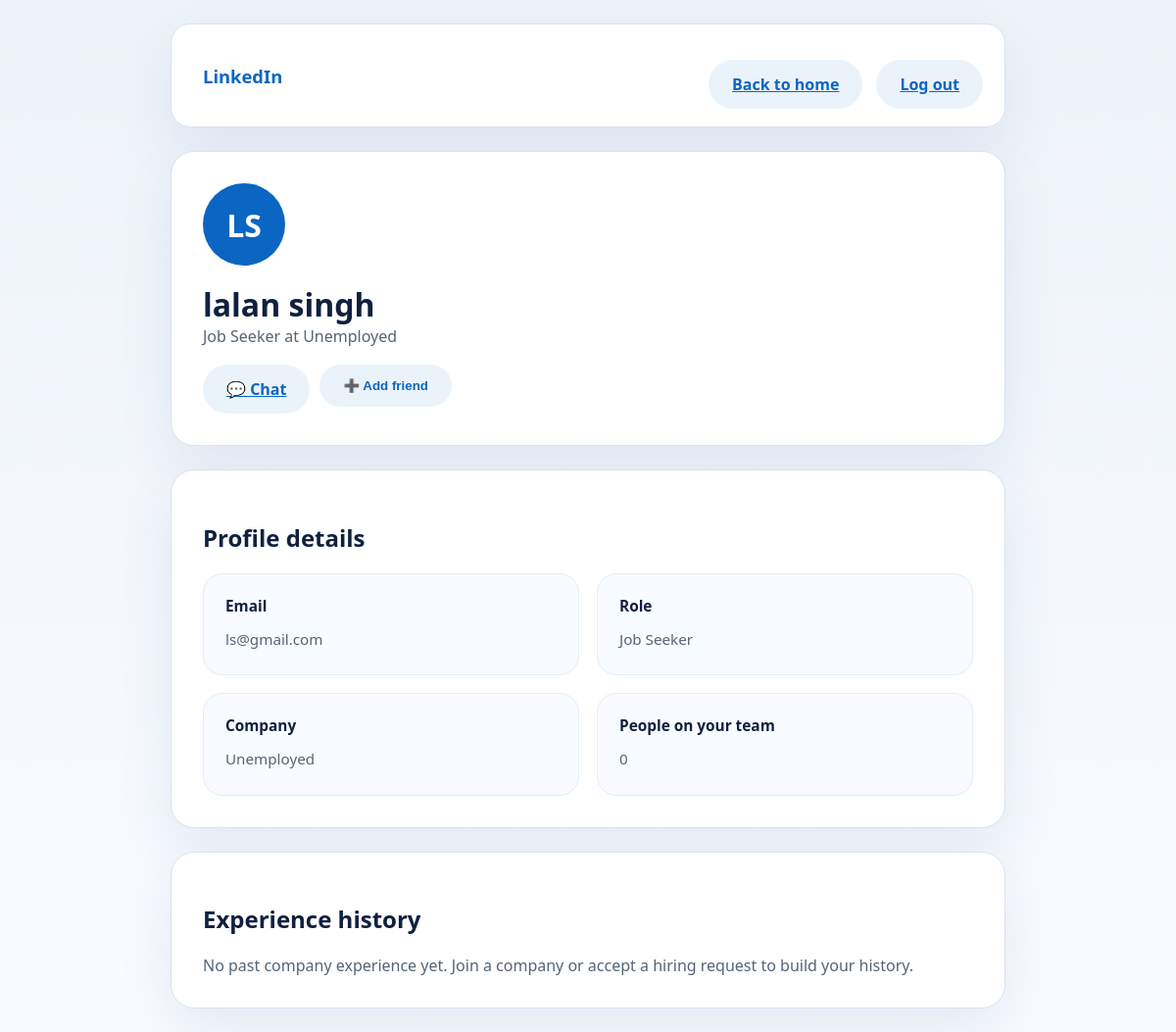
Page /profile?email=ls@gmail.com (signed in) on the committed database.
### tables this page shows
CREATE TABLE users (id INTEGER PRIMARY KEY AUTOINCREMENT, full_name TEXT NOT NULL, email TEXT NOT NULL UNIQUE, password TEXT NOT NULL, company TEXT NOT NULL, role TEXT NOT NULL DEFAULT 'Professional');

### test.py (the view)
@app.route('/profile')
def profile():
    user = current_user()
    if not user:
        return redirect('/')
    email = request.args.get('email', user['email']).strip().lower()
    conn = get_db()
    user_row = conn.execute('SELECT * FROM users WHERE email = ?', (email,)).fetchone()
    if not user_row:
        conn.close()
        return redirect('/')
    experiences = conn.execute(
        'SELECT * FROM experiences WHERE user_email = ? ORDER BY id DESC',
        (email,),
    ).fetchall()
    if user_row['company'] and user_row['company'] != 'Unemployed':
        team_count = conn.execute(
            'SELECT COUNT(1) FROM users WHERE company = ? AND email != ?',
            (user_row['company'], user_row['email']),
        ).fetchone()[0]
    else:
        team_count = 0
    conn.close()
    return render_template('profile.html', user=user_row, team_count=team_count, experiences=experiences, is_self=(email == user['email']))

### test.py (called while the page is built)
def get_db():
    conn = sqlite3.connect(DB_PATH)
    conn.row_factory = sqlite3.Row
    return conn

def current_user():
    if 'user' not in session:
        return None
    conn = get_db()
    user = conn.execute('SELECT * FROM users WHERE email = ?', (session['user']['email'],)).fetchone()
    conn.close()
    if user:
        session['user'] = {
            'full_name': user['full_name'],
            'email': user['email'],
            'company': user['company'],
            'role': user['role'],
        }
    return user

### templates/profile.html (shortened to what this page needs)
<!DOCTYPE html>
<html lang="en">
<head>
</head>
<body>
    <div class="page-shell">
        <div class="topbar">
            <div class="brand">
                LinkedIn
            </div>
            <div class="button-row">
                <a class="button-secondary" href="/dashboard">Back to home</a>
                <a class="button-secondary" href="/logout">Log out</a>
            </div>
        </div>
        <div class="content">
            <section class="profile-card">
                <div class="profile-avatar">{{ user.full_name.split(' ')[0][0] }}{{ user.full_name.split(' ')[-1][0] }}</div>
                <div>
                    <h1 class="profile-name">{{ user.full_name }}</h1>
                    <p class="profile-role">{{ user.role }} at {{ user.company }}</p>
                    {% if not is_self %}
                        <div class="button-row" style="margin-top:18px; gap:10px;">
                            <a class="button-secondary" href="/chat/{{ user.email }}">💬 Chat</a>
                            <form method="post" action="/friend-request" style="display:inline-block; margin:0;">
                                <button type="submit" class="button-secondary">➕ Add friend</button>
                            </form>
                        </div>
                    {% endif %}
                </div>
            </section>
            <section class="details-card">
                <h2 class="section-title">Profile details</h2>
                <div class="detail-grid">
                    <div class="detail-block">
                        <strong>Email</strong>
                        <span>{{ user.email }}</span>
                    </div>
                    <div class="detail-block">
                        <strong>Role</strong>
                        <span>{{ user.role }}</span>
                    </div>
                    <div class="detail-block">
                        <strong>Company</strong>
                        <span>{{ user.company }}</span>
                    </div>
                    <div class="detail-block">
                        <strong>People on your team</strong>
                        <span>{{ team_count }}</span>
                    </div>
                </div>
            </section>
            <section class="details-card">
                <h2 class="section-title">Experience history</h2>
                {% if experiences %}
                    <div class="detail-grid">
                        {% for exp in experiences %}
                            <div class="detail-block">
                                <strong>{{ exp.role }} at {{ exp.company_name }}</strong>
                                <span>{{ exp.level }}</span>
                                <span>{{ exp.start_date }} – {{ exp.end_date }}</span>
                                <span>{{ exp.description }}</span>
                            </div>
                        {% endfor %}
                    </div>
                {% else %}
                    <p style="color: var(--muted); margin: 0;">No past company experience yet. Join a company or accept a hiring request to build your history.</p>
                {% endif %}
            </section>
        </div>
    </div>
</body>
</html>

### templates/profile.html (style rules this page uses)
:root { --bg: #f7fafc; --surface: #ffffff; --accent: #0a66c2; --muted: #546475; --border: #d9e2ef; --radius: 24px; --shadow: 0 24px 60px rgba(12, 53, 111, 0.08); }
* { box-sizing: border-box; }
body { margin: 0; min-height: 100vh; font-family: 'Segoe UI', Tahoma, Geneva, Verdana, sans-serif; background: linear-gradient(180deg, #eef3f9 0%, #f8fbff 100%); color: #10203f; }
.page-shell { width: min(900px, 100%); margin: 0 auto; padding: 24px; }
.topbar { display: flex; justify-content: space-between; align-items: center; gap: 16px; padding: 18px 22px; background: #ffffff; border: 1px solid var(--border); border-radius: 20px; box-shadow: var(--shadow); margin-bottom: 24px; }
.brand { display: inline-flex; align-items: center; gap: 10px; font-weight: 700; color: var(--accent); font-size: 1.15rem; }
.content { display: grid; gap: 24px; }
.profile-card, .details-card { background: var(--surface); border: 1px solid var(--border); border-radius: var(--radius); padding: 32px; box-shadow: var(--shadow); }
.profile-card { display: grid; gap: 18px; }
.profile-avatar { width: 84px; height: 84px; border-radius: 50%; background: var(--accent); color: white; display: grid; place-items: center; font-size: 2rem; font-weight: 800; text-transform: uppercase; }
.profile-name { margin: 0; font-size: 2rem; }
.profile-role { margin: 0; color: var(--muted); font-size: 1rem; }
.detail-grid { display: grid; grid-template-columns: repeat(2, minmax(0, 1fr)); gap: 18px; }
.detail-block { padding: 22px; border-radius: 20px; background: #f8fbff; border: 1px solid #e4ecf7; }
.detail-block strong { display: block; margin-bottom: 10px; font-size: 0.96rem; color: var(--text); }
.detail-block span { color: var(--muted); font-size: 0.95rem; line-height: 1.8; }
.button-row { display: flex; gap: 14px; flex-wrap: wrap; margin-top: 18px; }
.button-primary, .button-secondary { border: none; border-radius: 999px; padding: 14px 24px; cursor: pointer; font-weight: 700; }
.button-secondary { background: rgba(10, 102, 194, 0.08); color: var(--accent); }

### rows in the picture
users: full_name "L", full_name "S", full_name "lalan singh", role "Job Seeker", company "Unemployed", email "ls@gmail.com"

### other values in the picture
{{ team_count }} "0"
